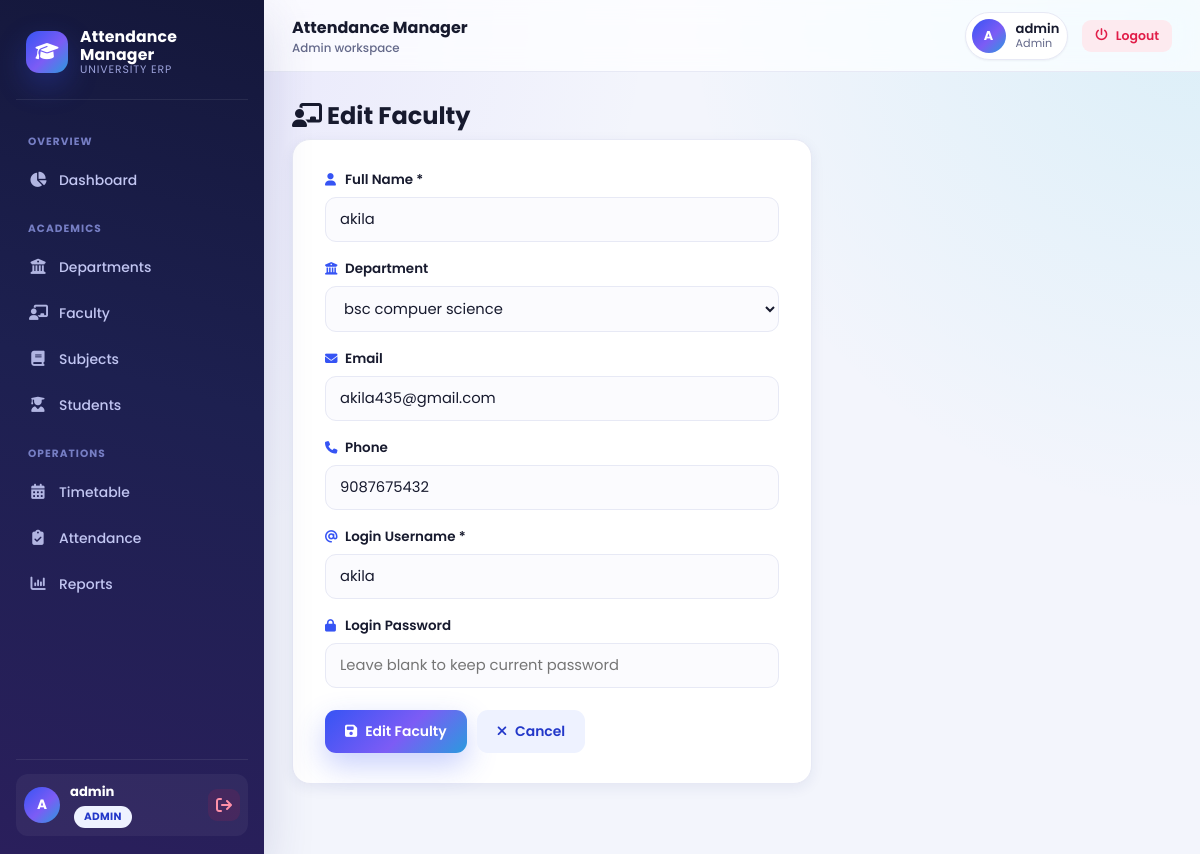
The page /faculty/edit/1 (signed in) on the database its author committed.
### tables this page shows
CREATE TABLE faculty (
                id INTEGER PRIMARY KEY AUTOINCREMENT,
                name TEXT NOT NULL,
                email TEXT,
                phone TEXT,
                department_id INTEGER,
                username TEXT UNIQUE NOT NULL,
                password_hash TEXT NOT NULL,
                created_at TEXT DEFAULT (datetime('now')),
                FOREIGN KEY (department_id) REFERENCES departments (id) ON DELETE SET NULL
            );

CREATE TABLE departments (
                id INTEGER PRIMARY KEY AUTOINCREMENT,
                name TEXT UNIQUE NOT NULL,
                code TEXT,
                created_at TEXT DEFAULT (datetime('now'))
            );

### app.py (the view, shortened to what this page needs)
@app.route("/faculty/edit/<int:faculty_id>", methods=["GET", "POST"])
@role_required("admin")
def edit_faculty(faculty_id):
    fac = db.get_faculty(faculty_id)
    departments = db.get_all_departments()
    if not fac:
        flash("Faculty not found.", "error")
        return redirect(url_for("faculty_list"))
    return render_template("faculty_form.html", faculty=fac, action="Edit", departments=departments)

### app.py (called while the page is built)
def role_required(*roles):
    def decorator(view_func):
        @wraps(view_func)
        def wrapped(*args, **kwargs):
            if "user_id" not in session:
                flash("Please log in to continue.", "warning")
                return redirect(url_for("login"))
            if session.get("role") not in roles:
                flash("You do not have permission to view that page.", "error")
                return redirect(url_for("dashboard"))
            return view_func(*args, **kwargs)
        return wrapped
    return decorator

@app.context_processor
def inject_user():
    return {
        "current_user": session.get("username"),
        "current_role": session.get("role"),
    }

### database.py (called while the page is built)
def get_db_connection():
    conn = sqlite3.connect(DB_PATH, timeout=DB_TIMEOUT_SECONDS)
    conn.row_factory = sqlite3.Row
    conn.execute("PRAGMA foreign_keys = ON")
    conn.execute(f"PRAGMA busy_timeout = {DB_TIMEOUT_SECONDS * 1000}")
    conn.execute("PRAGMA journal_mode = WAL")
    conn.execute("PRAGMA synchronous = NORMAL")
    return conn

def get_all_departments():
    conn = get_db_connection()
    try:
        rows = conn.execute("SELECT * FROM departments ORDER BY name ASC").fetchall()
    finally:
        conn.close()
    return rows

def get_faculty(faculty_id):
    conn = get_db_connection()
    try:
        row = conn.execute("SELECT * FROM faculty WHERE id = ?", (faculty_id,)).fetchone()
    finally:
        conn.close()
    return row

### templates/faculty_form.html (shortened to what this page needs)
{% extends "base.html" %}
{% block content %}
<div class="page-header">
    <h1><i class="fa-solid fa-chalkboard-user"></i> {{ action }} Faculty</h1>
</div>
<form method="POST" class="form-card">
    <div class="form-group">
        <label for="name"><i class="fa-solid fa-user"></i> Full Name *</label>
        <input type="text" id="name" name="name" value="{{ faculty.name if faculty else '' }}" required>
    </div>
    <div class="form-group">
        <label for="department_id"><i class="fa-solid fa-building-columns"></i> Department</label>
        <select id="department_id" name="department_id">
            {% for d in departments %}
            <option value="{{ d.id }}" {% if faculty and faculty.department_id == d.id %}selected{% endif %}>{{ d.name }}</option>
            {% endfor %}
        </select>
    </div>
    <div class="form-group">
        <label for="email"><i class="fa-solid fa-envelope"></i> Email</label>
        <input type="email" id="email" name="email" value="{{ faculty.email if faculty else '' }}">
    </div>
    <div class="form-group">
        <label for="phone"><i class="fa-solid fa-phone"></i> Phone</label>
        <input type="text" id="phone" name="phone" value="{{ faculty.phone if faculty else '' }}">
    </div>
    <div class="form-group">
        <label for="username"><i class="fa-solid fa-at"></i> Login Username *</label>
        <input type="text" id="username" name="username" value="{{ faculty.username if faculty else '' }}" required>
    </div>
    <div class="form-group">
        <label for="password"><i class="fa-solid fa-lock"></i> Login Password {% if not faculty %}*{% endif %}</label>
        <input type="password" id="password" name="password" {% if not faculty %}required{% endif %}
               placeholder="{{ 'Leave blank to keep current password' if faculty else '' }}">
    </div>
    <div class="form-actions">
        <button type="submit" class="btn btn-primary"><i class="fa-solid fa-floppy-disk"></i> {{ action }} Faculty</button>
        <a href="{{ url_for('faculty_list') }}" class="btn btn-secondary"><i class="fa-solid fa-xmark"></i> Cancel</a>
    </div>
</form>
{% endblock %}

### static/css/style.css (style rules this page uses)
:root { --royal: #3654f4; --royal-dark: #2338c9; --violet: #8b5cf6; --cyan: #06b6d4; --blue-50: #eef2ff; --primary: var(--royal); --primary-dark: var(--royal-dark); --gradient-brand: linear-gradient(135deg, #3654f4 0%, #7c5cf5 55%, #06b6d4 120%); --gradient-brand-soft: linear-gradient(135deg, rgba(54,84,244,.12), rgba(124,92,245,.12) 55%, rgba(6,182,212,.12)); --gradient-violet: linear-gradient(135deg, #7c3aed, #6366f1); --green: #16a34a; --green-soft: #e7faf0; --red: #e11d48; --red-soft: #fdeaef; --yellow: #d97706; --yellow-soft: #fef6e6; --orange: #f97316; --orange-soft: #fff1e6; --gray: #6b7280; --gray-soft: #f1f2f7; --bg: #f3f5fc; --bg-accent: #eef1ff; --card-bg: #ffffff; --glass-bg: rgba(255, 255, 255, 0.72); --border: #e7e9f5; --text: #171a2e; --text-dim: #64698a; --radius: 18px; --radius-sm: 12px; --radius-lg: 24px; --shadow-xs: 0 1px 2px rgba(30, 41, 87, 0.05); --shadow-sm: 0 4px 14px rgba(35, 45, 110, 0.07); --shadow-md: 0 10px 30px rgba(35, 45, 110, 0.10); --shadow-lg: 0 20px 48px rgba(35, 45, 110, 0.16); --shadow-glow: 0 12px 30px rgba(54, 84, 244, 0.28); --sidebar-w: 264px; --topbar-h: 72px; --ease: cubic-bezier(.4, 0, .2, 1); }
* { box-sizing: border-box; }
html { scroll-behavior: smooth; }
body { margin: 0; font-family: 'Poppins', 'Segoe UI', Roboto, Helvetica, Arial, sans-serif; background: radial-gradient(circle at 8% 0%, rgba(124, 92, 245, .10), transparent 40%), radial-gradient(circle at 100% 0%, rgba(6, 182, 212, .10), transparent 35%), var(--bg); color: var(--text); -webkit-font-smoothing: antialiased; min-height: 100vh; }
a { color: inherit; }
h1, h2, h3 { font-family: 'Poppins', sans-serif; margin: 0; }
.form-group { margin-bottom: 17px; text-align: left; }
.form-group label { display: flex; align-items: center; gap: 6px; margin-bottom: 7px; font-weight: 600; font-size: .84rem; color: var(--text); }
.form-group label i { color: var(--primary); font-size: .78rem; width: 14px; }
.form-group input, .form-group select { width: 100%; padding: 11px 14px; border: 1.5px solid var(--border); border-radius: 11px; font-size: .92rem; font-family: inherit; background: #fbfbfe; color: var(--text); transition: border-color .18s var(--ease), box-shadow .18s var(--ease), background .18s var(--ease); }
.form-card { background: var(--card-bg); padding: 30px 32px; border-radius: var(--radius); max-width: 520px; border: 1px solid var(--border); box-shadow: var(--shadow-sm); animation: fadeInUp .4s var(--ease); }
.form-actions { margin-top: 22px; display: flex; gap: 10px; }
.btn { display: inline-flex; align-items: center; gap: 8px; padding: 11px 20px; border-radius: 11px; border: none; font-size: .87rem; font-weight: 600; text-decoration: none; cursor: pointer; transition: transform .16s var(--ease), box-shadow .16s var(--ease), background .16s var(--ease), color .16s var(--ease); font-family: inherit; position: relative; overflow: hidden; white-space: nowrap; }
.btn-primary { background: var(--gradient-brand); color: #fff; box-shadow: var(--shadow-glow); }
.btn-secondary { background: var(--blue-50); color: var(--primary-dark); }
.page-header { display: flex; justify-content: space-between; align-items: center; flex-wrap: wrap; gap: 14px; margin-bottom: 6px; }
.page-header h1 { font-size: 1.5rem; font-weight: 700; }

### rows shown on the page
faculty: name "akila", department_id "bsc compuer science", email "akila435@gmail.com", phone "9087675432", username "akila"

### other values the page prints
{{ current_user[0]|upper }} "A"
{{ current_user }} "admin"
{{ current_role|capitalize }} "ADMIN"
{{ current_role|capitalize }} "Admin"
{{ action }} "Edit"
